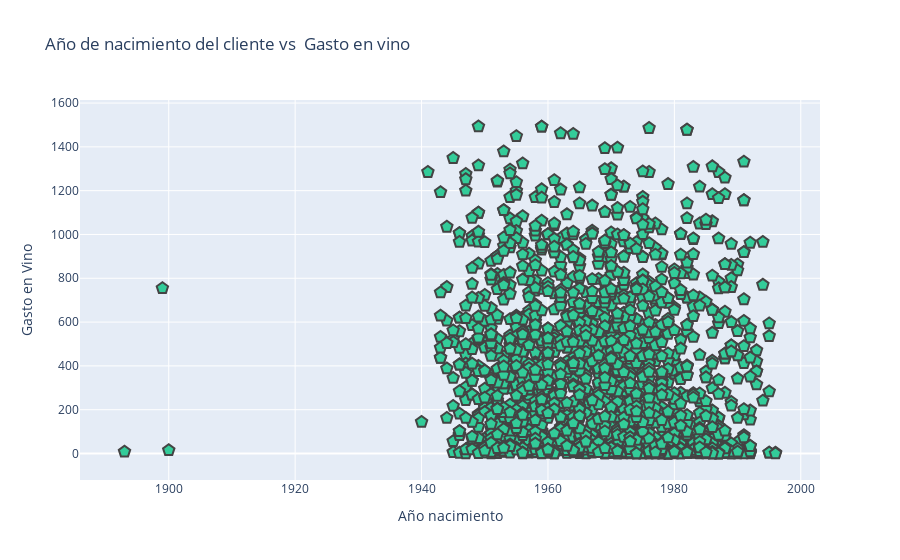

Notebook cell for this chart:
### Code cell
# YOUR CODE HERE
data=[go.Scatter(x=mercadeo['Year_Birth'], 
                 y=mercadeo['MntWines'], 
                 mode='markers', 
                 marker= dict(size= 12, 
                               color= 'rgb(51,204,153)', 
                               symbol= 'pentagon', 
                               line= {'width':2} 
                               ) )] 
  
layout=go.Layout(title='Año de nacimiento del cliente vs  Gasto en vino', 
                 xaxis= {'title':'Año nacimiento'}  , 
                 yaxis= dict(title='Gasto en Vino'), 
                 hovermode= 'closest' ) 
  
fig= go.Figure(data=data , layout=layout) 

fig.show()
#raise NotImplementedError()

### Figure 1 — Plotly figure (JSON) as saved in the notebook; plotly's stock layout.template omitted (floating-point values rounded to 4 significant figures; data arrays with more than 128 entries replaced by an {"elided": "..."} marker saying what was removed)
{"data": [{"marker": {"color": "rgb(51,204,153)", "line": {"width": 2}, "size": 12, "symbol": "pentagon"}, "mode": "markers", "type": "scatter", "x": {"elided": "2240 int values"}, "y": {"elided": "2240 int values"}}], "layout": {"hovermode": "closest", "title": {"text": "Año de nacimiento del cliente vs  Gasto en vino"}, "xaxis": {"title": {"text": "Año nacimiento"}}, "yaxis": {"title": {"text": "Gasto en Vino"}}}}
